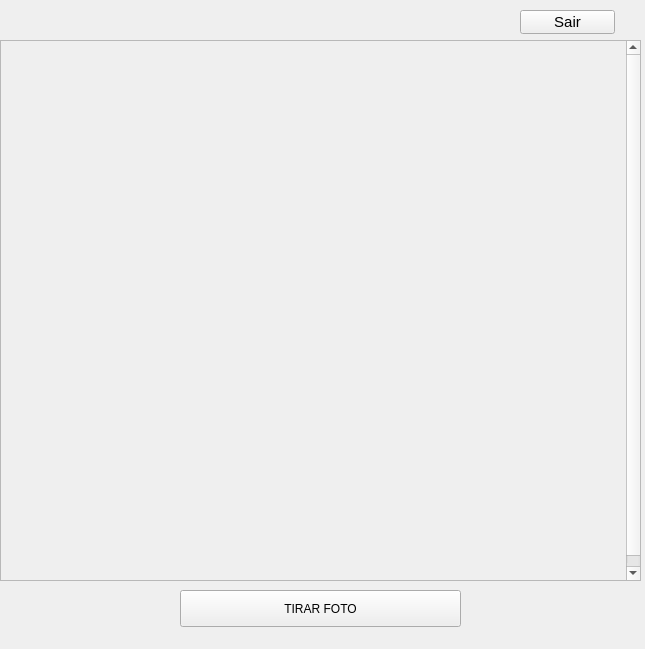
<?xml version="1.0" encoding="UTF-8"?>
<ui version="4.0">
 <class>Form</class>
 <widget class="QWidget" name="Form">
  <property name="geometry">
   <rect>
    <x>0</x>
    <y>0</y>
    <width>645</width>
    <height>649</height>
   </rect>
  </property>
  <property name="windowTitle">
   <string>Cam view</string>
  </property>
  <widget class="QPushButton" name="buttom">
   <property name="enabled">
    <bool>true</bool>
   </property>
   <property name="geometry">
    <rect>
     <x>180</x>
     <y>590</y>
     <width>281</width>
     <height>37</height>
    </rect>
   </property>
   <property name="text">
    <string>TIRAR FOTO</string>
   </property>
  </widget>
  <widget class="QScrollArea" name="scrollArea">
   <property name="geometry">
    <rect>
     <x>0</x>
     <y>40</y>
     <width>641</width>
     <height>541</height>
    </rect>
   </property>
   <property name="widgetResizable">
    <bool>true</bool>
   </property>
   <widget class="QWidget" name="scrollAreaWidgetContents">
    <property name="geometry">
     <rect>
      <x>0</x>
      <y>0</y>
      <width>622</width>
      <height>550</height>
     </rect>
    </property>
    <layout class="QVBoxLayout" name="verticalLayout">
     <item>
      <widget class="QLabel" name="image">
       <property name="sizePolicy">
        <sizepolicy hsizetype="Preferred" vsizetype="Fixed">
         <horstretch>0</horstretch>
         <verstretch>0</verstretch>
        </sizepolicy>
       </property>
       <property name="minimumSize">
        <size>
         <width>604</width>
         <height>532</height>
        </size>
       </property>
       <property name="text">
        <string/>
       </property>
       <property name="pixmap">
        <pixmap>../edited.jpg</pixmap>
       </property>
       <property name="scaledContents">
        <bool>true</bool>
       </property>
      </widget>
     </item>
    </layout>
   </widget>
  </widget>
  <widget class="QPushButton" name="sair">
   <property name="geometry">
    <rect>
     <x>520</x>
     <y>10</y>
     <width>95</width>
     <height>24</height>
    </rect>
   </property>
   <property name="font">
    <font>
     <pointsize>11</pointsize>
     <weight>50</weight>
     <bold>false</bold>
    </font>
   </property>
   <property name="text">
    <string>Sair</string>
   </property>
  </widget>
 </widget>
 <resources/>
 <connections/>
</ui>
